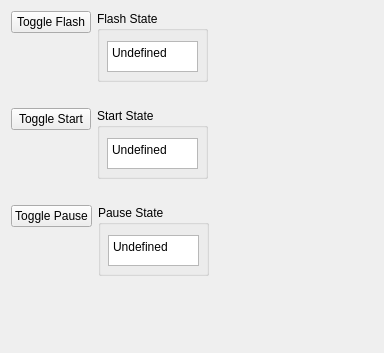
       <widget class="QWidget" name="tab_commands">
        <attribute name="title">
         <string>Commands</string>
        </attribute>
        <layout class="QFormLayout" name="formLayout_11">
         <property name="fieldGrowthPolicy">
          <enum>QFormLayout::AllNonFixedFieldsGrow</enum>
         </property>
         <item row="0" column="0">
          <layout class="QFormLayout" name="formLayout">
           <property name="fieldGrowthPolicy">
            <enum>QFormLayout::AllNonFixedFieldsGrow</enum>
           </property>
           <item row="0" column="1">
            <widget class="QGroupBox" name="groupBox_5">
             <property name="sizePolicy">
              <sizepolicy hsizetype="Minimum" vsizetype="Fixed">
               <horstretch>0</horstretch>
               <verstretch>0</verstretch>
              </sizepolicy>
             </property>
             <property name="minimumSize">
              <size>
               <width>111</width>
               <height>71</height>
              </size>
             </property>
             <property name="maximumSize">
              <size>
               <width>111</width>
               <height>71</height>
              </size>
             </property>
             <property name="title">
              <string>Flash State</string>
             </property>
             <widget class="QTextEdit" name="textEdit_flash_state">
              <property name="geometry">
               <rect>
                <x>10</x>
                <y>30</y>
                <width>91</width>
                <height>31</height>
               </rect>
              </property>
              <property name="sizePolicy">
               <sizepolicy hsizetype="Fixed" vsizetype="Fixed">
                <horstretch>0</horstretch>
                <verstretch>0</verstretch>
               </sizepolicy>
              </property>
              <property name="readOnly">
               <bool>true</bool>
              </property>
              <property name="html">
               <string>&lt;!DOCTYPE HTML PUBLIC &quot;-//W3C//DTD HTML 4.0//EN&quot; &quot;http://www.w3.org/TR/REC-html40/strict.dtd&quot;&gt;
&lt;html&gt;&lt;head&gt;&lt;meta name=&quot;qrichtext&quot; content=&quot;1&quot; /&gt;&lt;style type=&quot;text/css&quot;&gt;
p, li { white-space: pre-wrap; }
&lt;/style&gt;&lt;/head&gt;&lt;body style=&quot; font-family:'Sans Serif'; font-size:9pt; font-weight:400; font-style:normal;&quot;&gt;
&lt;p style=&quot; margin-top:0px; margin-bottom:0px; margin-left:0px; margin-right:0px; -qt-block-indent:0; text-indent:0px;&quot;&gt;Undefined&lt;/p&gt;&lt;/body&gt;&lt;/html&gt;</string>
              </property>
             </widget>
            </widget>
           </item>
           <item row="1" column="1">
            <layout class="QFormLayout" name="formLayout_13">
             <property name="fieldGrowthPolicy">
              <enum>QFormLayout::AllNonFixedFieldsGrow</enum>
             </property>
             <item row="0" column="0">
              <widget class="QLabel" name="label_flash_pixmap_on">
               <property name="enabled">
                <bool>true</bool>
               </property>
               <property name="sizePolicy">
                <sizepolicy hsizetype="Fixed" vsizetype="Preferred">
                 <horstretch>0</horstretch>
                 <verstretch>0</verstretch>
                </sizepolicy>
               </property>
               <property name="maximumSize">
                <size>
                 <width>16</width>
                 <height>16</height>
                </size>
               </property>
               <property name="text">
                <string/>
               </property>
               <property name="pixmap">
                <pixmap>300px-Button_Icon_Green.svg.png</pixmap>
               </property>
               <property name="scaledContents">
                <bool>true</bool>
               </property>
              </widget>
             </item>
             <item row="0" column="1">
              <widget class="QLabel" name="label_flash_pixmap_off">
               <property name="enabled">
                <bool>true</bool>
               </property>
               <property name="sizePolicy">
                <sizepolicy hsizetype="Fixed" vsizetype="Preferred">
                 <horstretch>0</horstretch>
                 <verstretch>0</verstretch>
                </sizepolicy>
               </property>
               <property name="maximumSize">
                <size>
                 <width>16</width>
                 <height>16</height>
                </size>
               </property>
               <property name="text">
                <string/>
               </property>
               <property name="pixmap">
                <pixmap>300px-Button_Icon_Red.svg.png</pixmap>
               </property>
               <property name="scaledContents">
                <bool>true</bool>
               </property>
              </widget>
             </item>
            </layout>
           </item>
           <item row="0" column="0">
            <widget class="QPushButton" name="pushButton_flash">
             <property name="font">
              <font>
               <weight>50</weight>
               <bold>false</bold>
              </font>
             </property>
             <property name="text">
              <string>Toggle Flash</string>
             </property>
            </widget>
           </item>
          </layout>
         </item>
         <item row="0" column="1">
          <spacer name="horizontalSpacer_2">
           <property name="orientation">
            <enum>Qt::Horizontal</enum>
           </property>
           <property name="sizeHint" stdset="0">
            <size>
             <width>158</width>
             <height>70</height>
            </size>
           </property>
          </spacer>
         </item>
         <item row="1" column="0">
          <layout class="QFormLayout" name="formLayout_9">
           <property name="fieldGrowthPolicy">
            <enum>QFormLayout::AllNonFixedFieldsGrow</enum>
           </property>
           <item row="0" column="0">
            <widget class="QPushButton" name="pushButton_start">
             <property name="text">
              <string>Toggle Start</string>
             </property>
            </widget>
           </item>
           <item row="0" column="1">
            <widget class="QGroupBox" name="groupBox_6">
             <property name="sizePolicy">
              <sizepolicy hsizetype="Minimum" vsizetype="Fixed">
               <horstretch>0</horstretch>
               <verstretch>0</verstretch>
              </sizepolicy>
             </property>
             <property name="minimumSize">
              <size>
               <width>111</width>
               <height>71</height>
              </size>
             </property>
             <property name="maximumSize">
              <size>
               <width>111</width>
               <height>71</height>
              </size>
             </property>
             <property name="title">
              <string>Start State</string>
             </property>
             <widget class="QTextEdit" name="textEdit_start_state">
              <property name="geometry">
               <rect>
                <x>10</x>
                <y>30</y>
                <width>91</width>
                <height>31</height>
               </rect>
              </property>
              <property name="sizePolicy">
               <sizepolicy hsizetype="Fixed" vsizetype="Fixed">
                <horstretch>0</horstretch>
                <verstretch>0</verstretch>
               </sizepolicy>
              </property>
              <property name="readOnly">
               <bool>true</bool>
              </property>
              <property name="html">
               <string>&lt;!DOCTYPE HTML PUBLIC &quot;-//W3C//DTD HTML 4.0//EN&quot; &quot;http://www.w3.org/TR/REC-html40/strict.dtd&quot;&gt;
&lt;html&gt;&lt;head&gt;&lt;meta name=&quot;qrichtext&quot; content=&quot;1&quot; /&gt;&lt;style type=&quot;text/css&quot;&gt;
p, li { white-space: pre-wrap; }
&lt;/style&gt;&lt;/head&gt;&lt;body style=&quot; font-family:'Sans Serif'; font-size:9pt; font-weight:400; font-style:normal;&quot;&gt;
&lt;p style=&quot; margin-top:0px; margin-bottom:0px; margin-left:0px; margin-right:0px; -qt-block-indent:0; text-indent:0px;&quot;&gt;Undefined&lt;/p&gt;&lt;/body&gt;&lt;/html&gt;</string>
              </property>
             </widget>
            </widget>
           </item>
           <item row="1" column="1">
            <layout class="QFormLayout" name="formLayout_14">
             <property name="fieldGrowthPolicy">
              <enum>QFormLayout::AllNonFixedFieldsGrow</enum>
             </property>
             <item row="0" column="1">
              <widget class="QLabel" name="label_start_pixmap_off">
               <property name="enabled">
                <bool>true</bool>
               </property>
               <property name="sizePolicy">
                <sizepolicy hsizetype="Fixed" vsizetype="Preferred">
                 <horstretch>0</horstretch>
                 <verstretch>0</verstretch>
                </sizepolicy>
               </property>
               <property name="maximumSize">
                <size>
                 <width>16</width>
                 <height>16</height>
                </size>
               </property>
               <property name="text">
                <string/>
               </property>
               <property name="pixmap">
                <pixmap>300px-Button_Icon_Red.svg.png</pixmap>
               </property>
               <property name="scaledContents">
                <bool>true</bool>
               </property>
              </widget>
             </item>
             <item row="0" column="0">
              <widget class="QLabel" name="label_start_pixmap_on">
               <property name="enabled">
                <bool>true</bool>
               </property>
               <property name="sizePolicy">
                <sizepolicy hsizetype="Fixed" vsizetype="Preferred">
                 <horstretch>0</horstretch>
                 <verstretch>0</verstretch>
                </sizepolicy>
               </property>
               <property name="maximumSize">
                <size>
                 <width>16</width>
                 <height>16</height>
                </size>
               </property>
               <property name="text">
                <string/>
               </property>
               <property name="pixmap">
                <pixmap>300px-Button_Icon_Green.svg.png</pixmap>
               </property>
               <property name="scaledContents">
                <bool>true</bool>
               </property>
              </widget>
             </item>
            </layout>
           </item>
          </layout>
         </item>
         <item row="2" column="0">
          <layout class="QFormLayout" name="formLayout_10">
           <item row="0" column="0">
            <widget class="QPushButton" name="pushButton_pause">
             <property name="text">
              <string>Toggle Pause</string>
             </property>
            </widget>
           </item>
           <item row="0" column="1">
            <widget class="QGroupBox" name="groupBox_7">
             <property name="sizePolicy">
              <sizepolicy hsizetype="Minimum" vsizetype="Fixed">
               <horstretch>0</horstretch>
               <verstretch>0</verstretch>
              </sizepolicy>
             </property>
             <property name="minimumSize">
              <size>
               <width>111</width>
               <height>71</height>
              </size>
             </property>
             <property name="maximumSize">
              <size>
               <width>111</width>
               <height>71</height>
              </size>
             </property>
             <property name="title">
              <string>Pause State</string>
             </property>
             <widget class="QTextEdit" name="textEdit_pause_state">
              <property name="geometry">
               <rect>
                <x>10</x>
                <y>30</y>
                <width>91</width>
                <height>31</height>
               </rect>
              </property>
              <property name="sizePolicy">
               <sizepolicy hsizetype="Fixed" vsizetype="Fixed">
                <horstretch>0</horstretch>
                <verstretch>0</verstretch>
               </sizepolicy>
              </property>
              <property name="readOnly">
               <bool>true</bool>
              </property>
              <property name="html">
               <string>&lt;!DOCTYPE HTML PUBLIC &quot;-//W3C//DTD HTML 4.0//EN&quot; &quot;http://www.w3.org/TR/REC-html40/strict.dtd&quot;&gt;
&lt;html&gt;&lt;head&gt;&lt;meta name=&quot;qrichtext&quot; content=&quot;1&quot; /&gt;&lt;style type=&quot;text/css&quot;&gt;
p, li { white-space: pre-wrap; }
&lt;/style&gt;&lt;/head&gt;&lt;body style=&quot; font-family:'Sans Serif'; font-size:9pt; font-weight:400; font-style:normal;&quot;&gt;
&lt;p style=&quot; margin-top:0px; margin-bottom:0px; margin-left:0px; margin-right:0px; -qt-block-indent:0; text-indent:0px;&quot;&gt;Undefined&lt;/p&gt;&lt;/body&gt;&lt;/html&gt;</string>
              </property>
             </widget>
            </widget>
           </item>
           <item row="1" column="1">
            <layout class="QFormLayout" name="formLayout_15">
             <property name="fieldGrowthPolicy">
              <enum>QFormLayout::AllNonFixedFieldsGrow</enum>
             </property>
             <item row="0" column="0">
              <widget class="QLabel" name="label_pause_pixmap_on">
               <property name="enabled">
                <bool>true</bool>
               </property>
               <property name="sizePolicy">
                <sizepolicy hsizetype="Fixed" vsizetype="Preferred">
                 <horstretch>0</horstretch>
                 <verstretch>0</verstretch>
                </sizepolicy>
               </property>
               <property name="maximumSize">
                <size>
                 <width>16</width>
                 <height>16</height>
                </size>
               </property>
               <property name="text">
                <string/>
               </property>
               <property name="pixmap">
                <pixmap>300px-Button_Icon_Green.svg.png</pixmap>
               </property>
               <property name="scaledContents">
                <bool>true</bool>
               </property>
              </widget>
             </item>
             <item row="0" column="1">
              <widget class="QLabel" name="label_pause_pixmap_off">
               <property name="enabled">
                <bool>true</bool>
               </property>
               <property name="sizePolicy">
                <sizepolicy hsizetype="Fixed" vsizetype="Preferred">
                 <horstretch>0</horstretch>
                 <verstretch>0</verstretch>
                </sizepolicy>
               </property>
               <property name="maximumSize">
                <size>
                 <width>16</width>
                 <height>16</height>
                </size>
               </property>
               <property name="text">
                <string/>
               </property>
               <property name="pixmap">
                <pixmap>300px-Button_Icon_Red.svg.png</pixmap>
               </property>
               <property name="scaledContents">
                <bool>true</bool>
               </property>
              </widget>
             </item>
            </layout>
           </item>
          </layout>
         </item>
         <item row="3" column="0">
          <spacer name="verticalSpacer_3">
           <property name="orientation">
            <enum>Qt::Vertical</enum>
           </property>
           <property name="sizeHint" stdset="0">
            <size>
             <width>20</width>
             <height>40</height>
            </size>
           </property>
          </spacer>
         </item>
        </layout>
       </widget>
